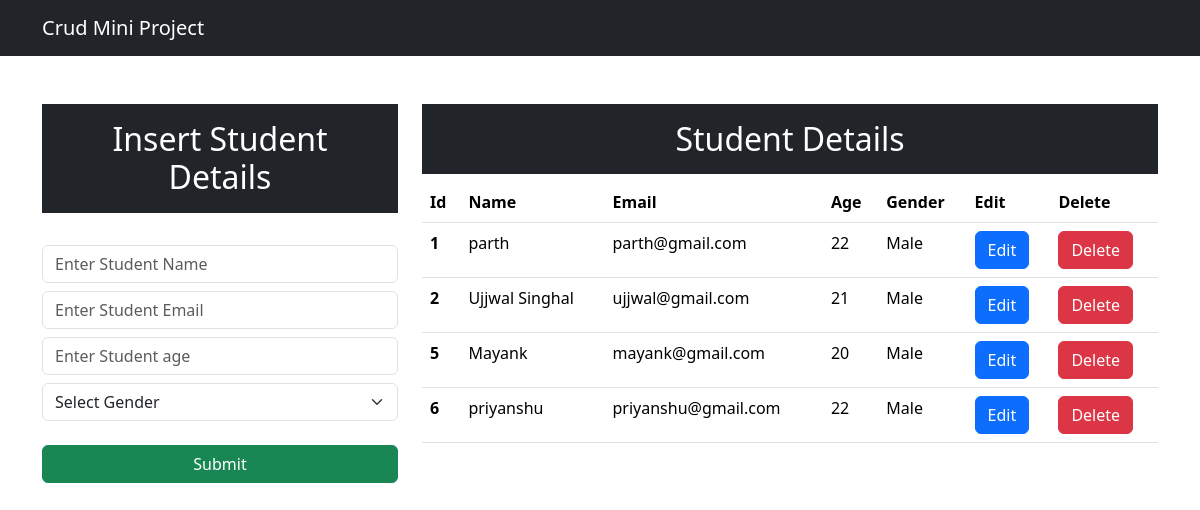
/, run on an earlier commit of the app's database.
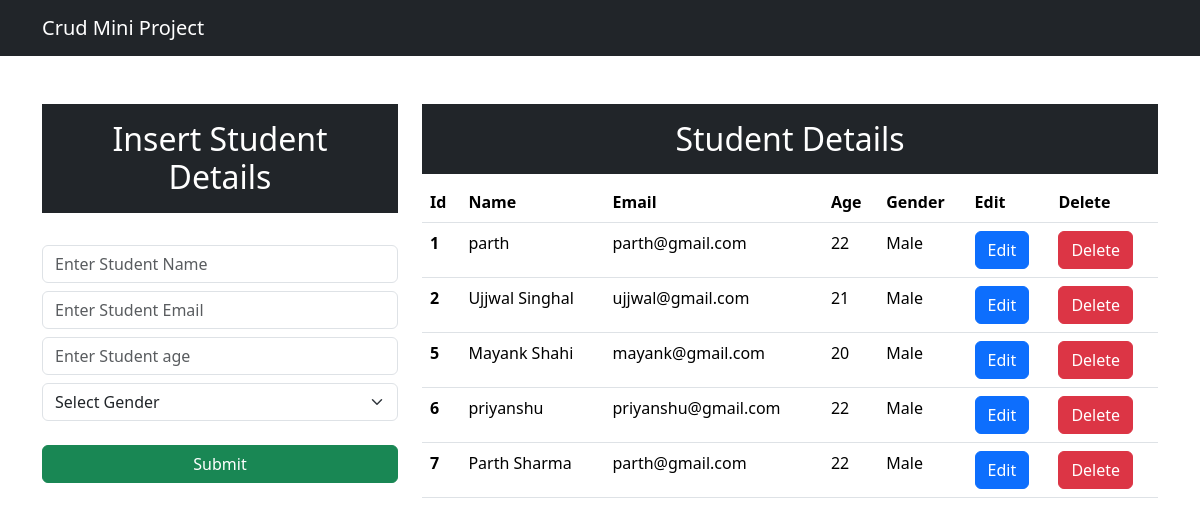
And on a later commit of the database.
### crudapp/models.py (models this page shows)
class Student(models.Model):
    name = models.CharField(max_length = 25, blank = False, null = False)
    email = models.EmailField()
    age = models.IntegerField()
    gender = models.CharField(max_length= 25, blank = False, null = False)
    def __str__(self):
        return self.name

### crudapp/views.py (the view)
# urls.py: path("", views.index, name = "index"),
def index(request):
    data = Student.objects.all()
    print(data)
    context = {"data":data}
    print(context)
    return render(request, "index.html", context)

### templates/index.html (shortened to what this page needs)
<!DOCTYPE html>
<html lang="en">
  <head>
    <link
      href="https://cdn.jsdelivr.net/npm/bootstrap@5.3.3/dist/css/bootstrap.min.css"
      rel="stylesheet"
    />
  </head>
  <body>
    <nav class="navbar navbar-expand-lg navbar-dark bg-dark">
      <div class="container-md">
        <a class="navbar-brand" href="/">Crud Mini Project</a>
      </div>
    </nav>
    <div class="container mt-5">
      <div class="row">
        <div class="col-md-4">
          <h2 class="text-white bg-dark text-center p-3">
            Insert Student Details
          </h2>
          <br />
          <form action="/insert" method="post">
            <div class="form-group">
              <input type="text" class="form-control" placeholder = "Enter Student Name" name = "name" required">
            </div>
            <div class="form-group">
              <input type="email" class="form-control mt-2" placeholder = "Enter Student Email" name = "email" required">
            </div>
            <div class="form-group">
              <input type="number" class="form-control mt-2" placeholder =
              "Enter Student age" name = "age" required">
            </div>
            <div class="form-group">
              <select
                id="gender"
                class="form-select mt-2"
                name="gender"
                required
              >
                <option selected>Select Gender</option>
              </select>
            </div>
            <br />
            <div class="d-grid gap-2">
              <button class="btn btn-success" type="submit">Submit</button>
            </div>
          </form>
        </div>
        <div class="col-md-8">
          <h2 class="text-center text-white bg-dark p-3">Student Details</h2>
          <table class="table">
            <thead>
              <tr>
                <th scope="col">Id</th>
                <th scope="col">Name</th>
                <th scope="col">Email</th>
                <th scope="col">Age</th>
                <th scope="col">Gender</th>
                <th scope="col">Edit</th>
                <th scope="col">Delete</th>
              </tr>
            </thead>
            <tbody>
              {% for d in data %}
              <tr>
                <th scope="row">{{d.id}}</th>
                <td>{{d.name}}</td>
                <td>{{d.email}}</td>
                <td>{{d.age}}</td>
                <td>{{d.gender}}</td>
                <td>
                  <a
                    type="button"
                    href="/update/{{d.id}}"
                    class="btn btn-primary"
                    >Edit</a
                  >
                </td>
                <td>
                  <a
                    type="button"
                    href="/delete/{{d.id}}"
                    class="btn btn-danger"
                    >Delete</a
                  >
                </td>
              </tr>
              {% endfor %}
            </tbody>
          </table>
        </div>
      </div>
    </div>
  </body>
</html>

What changed in the data, as far as the page shows it:
changed Student "mayank@gmail.com": name "Mayank" → "Mayank Shahi"
added Student: id "7", name "Parth Sharma", email "parth@gmail.com", age "22", gender "Male"
